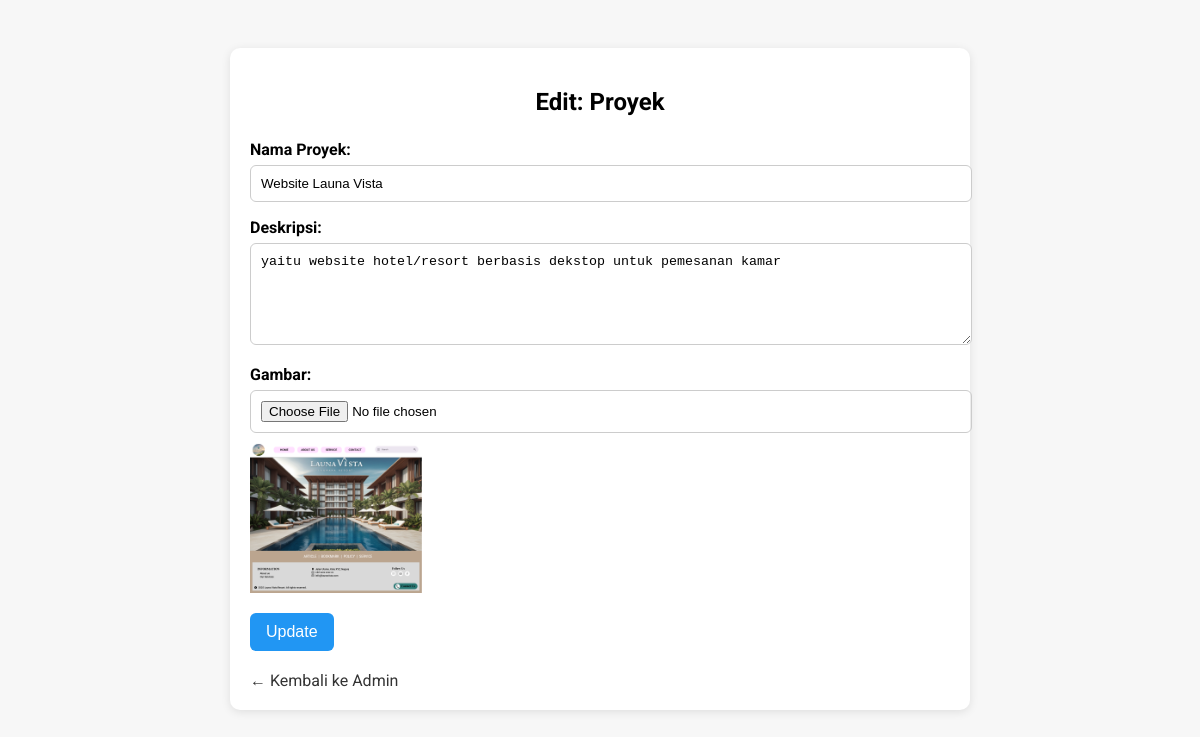
Page /edit.php?tabel=proyek&id=6 (signed in) on the committed database.
### tables this page shows
CREATE TABLE `proyek` (
  `id` int(11) NOT NULL,
  `nama_proyek` varchar(255) DEFAULT NULL,
  `deskripsi` text DEFAULT NULL,
  `gambar` varchar(255) DEFAULT NULL
);

### edit.php (the view, shortened to what this page needs)
<?php
include 'koneksi.php';
$tabel = $_GET['tabel'] ?? '';
$id = intval($_GET['id'] ?? 0);
$query = mysqli_query($conn, "SELECT * FROM $tabel WHERE id=$id");
$data = mysqli_fetch_assoc($query);
?>
<!DOCTYPE html>
<html>
<head>
</head>
<body>
  <div class="form-container">
    <h2>Edit: <?= ucwords(str_replace('_', ' ', $tabel)) ?></h2>
    <form method="POST" enctype="multipart/form-data">
      <?php foreach ($data as $key => $val): ?>
        <?php if ($key === 'id') continue; ?>
        <label><?= ucwords(str_replace('_', ' ', $key)) ?>:</label>
        <?php if ($key === 'gambar'): ?>
          <input type="file" name="gambar" accept="image/*">
          <?php if (!empty($val)): ?>
            <img src="upload/<?= $val ?>" class="preview">
          <?php endif; ?>
        <?php elseif (strlen($val) > 100 || str_contains($key, 'deskripsi') || str_contains($key, 'konten')): ?>
          <textarea name="<?= $key ?>"><?= htmlspecialchars($val) ?></textarea>
        <?php else: ?>
          <input type="text" name="<?= $key ?>" value="<?= htmlspecialchars($val) ?>">
        <?php endif; ?>
      <?php endforeach; ?>
      <button type="submit">Update</button>
    </form>
    <a href="admin.php" class="back-link">← Kembali ke Admin</a>
  </div>
</body>
</html>

### edit.php (style rules this page uses)
body { font-family: 'Roboto', sans-serif; background-color: #f7f7f7; padding: 40px; }
.form-container { max-width: 700px; margin: auto; background: white; padding: 20px; border-radius: 10px; box-shadow: 0 2px 10px rgba(0,0,0,0.1); }
h2 { text-align: center; margin-bottom: 24px; }
label { display: block; margin-top: 16px; font-weight: bold; }
input[type="text"], textarea, input[type="file"] { width: 100%; padding: 10px; margin-top: 6px; border: 1px solid #ccc; border-radius: 6px; }
textarea { resize: vertical; min-height: 80px; }
img.preview { margin-top: 10px; max-height: 150px; display: block; }
button { margin-top: 20px; background-color: #2196F3; color: white; padding: 10px 16px; border: none; border-radius: 6px; cursor: pointer; font-size: 16px; }
a.back-link { display: inline-block; margin-top: 20px; text-decoration: none; color: #333; }

### rows in the picture
proyek: nama_proyek "Website Launa Vista", deskripsi "yaitu website hotel/resort berbasis dekstop untuk pemesanan kamar", gambar (picture)

### other values in the picture
str_replace('_', ' ', $tabel) "Proyek"
str_replace('_', ' ', $key) "Nama Proyek"
str_replace('_', ' ', $key) "Deskripsi"
str_replace('_', ' ', $key) "Gambar"
